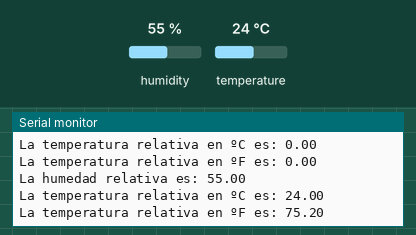
This sketch was run on a simulated ESP32. On the bench: the last lines printed to the serial monitor. The inputs (shaded band) are chosen by the test bench; at power-on: humidity 55 %, temperature 24 °C.

Above: at 4.9 s.
5.0 s: humidity set to 22 %
8.0 s: temperature set to 12 °C
At 9.4 s:
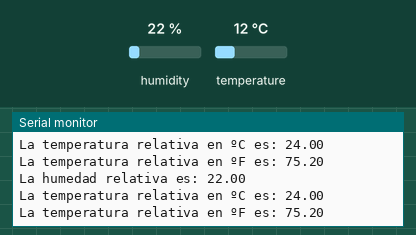
11.0 s: humidity set to 40 %
At 12.8 s:
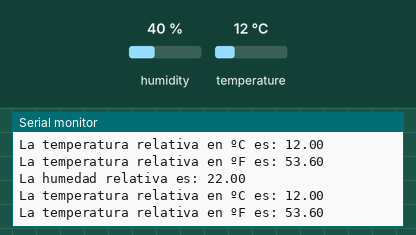
Timing chart, 0 to 14.3 s (numbered marks = the images above; inputs shaded):
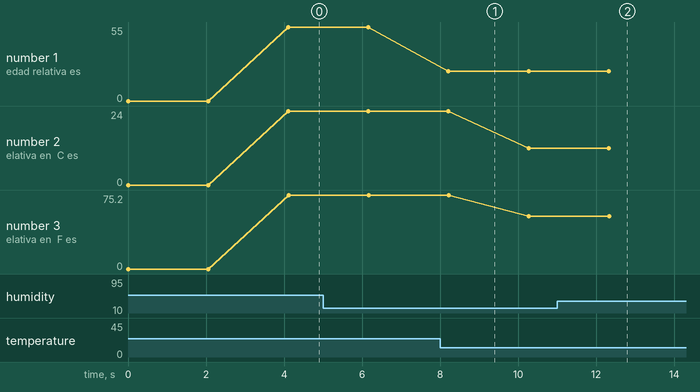

The sketch:

Sensor_de_temperatura.ino
```cpp
#include <HTTPClient.h>
#include <WiFi.h>
#include <DHT.h>
#include <DHT_U.h>

#define DHTPIN 2
#define DHTTYPE DHT22

float h=0.0, t=0.0, f=0.0;

//Credenciales de acceso a WiFi
const char* ssid= "Red-gatoooo";
const char* cont= "12345678";


DHT dht(DHTPIN, DHTTYPE);
TaskHandle_t Task1;

void setup() {
  // put your setup code here, to run once:
  Serial.begin(9600);
  crearTareas();
  dht.begin();
}

void loop() {
  // put your main code here, to run repeatedly:
  Serial.print("La humedad relativa es: ");
  Serial.println(h);
  Serial.print("La temperatura relativa en ºC es: ");
  Serial.println(t);
  Serial.print("La temperatura relativa en ºF es: ");
  Serial.println(f);
  vTaskDelay(pdMS_TO_TICKS (2000));
}

void leerSensor (void * parameter){
  for (;;){
  delay(2000);
  h = dht.readHumidity();
  t = dht.readTemperature();
  f = dht.readTemperature(true);
  }
}

 void crearTareas(){
 xTaskCreatePinnedToCore (
    leerSensor, //Funcion que implementa la tarea
    "Task1", //Nombre dela tarea
    1000, //Tamaño de bytes en memoria (pila de memoria);
    NULL, //Parametros de entrada de la funcion
    0, //Prioridad de la tarea en el programa
    &Task1, //Puntero en memoria
    0); //Nucle en el que se ejecuta la tarea
}

void conxionWiFi(){
  Serial.println("WiFi Desconectadooo...");
  while (WiFi.status() != WL_CONNECTED){
    WiFi.begin (ssid,cont);
    Serial.print(".");
    delay(500);
  }
}
```

Measured:
- plotted number 1: 22 → 40 after the input at 11.0 s
- plotted number 2: 24 → 12 after the input at 8.0 s
- plotted number 3: 75.2 → 53.6 after the input at 8.0 s
